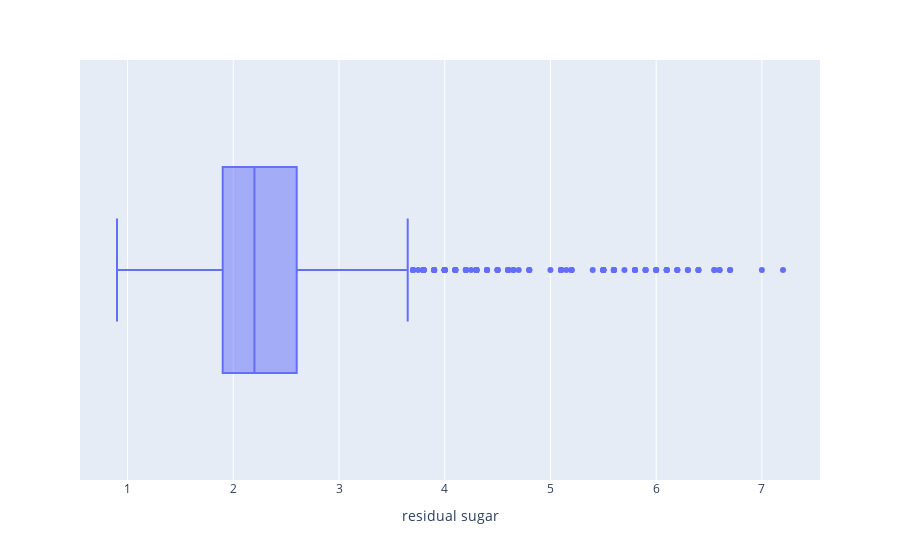

The notebook cell saved with this chart:
### Markdown cell above
Residual sugar

### Code cell
# Boxplot da categoria "residual sugar"

px.box(
    df,
    "residual sugar"
)

# Remoção dos outliers

cond = df["residual sugar"] > 7.2
df = df[~cond]

# Verificando remoção dos outliers

px.box(
    df,
    "residual sugar"
)

### Figure 1 — Plotly figure (JSON) as saved in the notebook; plotly's stock layout.template omitted (floating-point values rounded to 4 significant figures; data arrays with more than 128 entries replaced by an {"elided": "..."} marker saying what was removed)
{"data": [{"alignmentgroup": "True", "hovertemplate": "residual sugar=%{x}<extra></extra>", "legendgroup": "", "marker": {"color": "#636efa"}, "name": "", "notched": false, "offsetgroup": "", "orientation": "h", "showlegend": false, "type": "box", "x": {"elided": "1571 float values"}, "x0": " ", "xaxis": "x", "y0": " ", "yaxis": "y"}], "layout": {"boxmode": "group", "legend": {"tracegroupgap": 0}, "margin": {"t": 60}, "xaxis": {"anchor": "y", "domain": [0, 1], "title": {"text": "residual sugar"}}, "yaxis": {"anchor": "x", "domain": [0, 1]}}}
